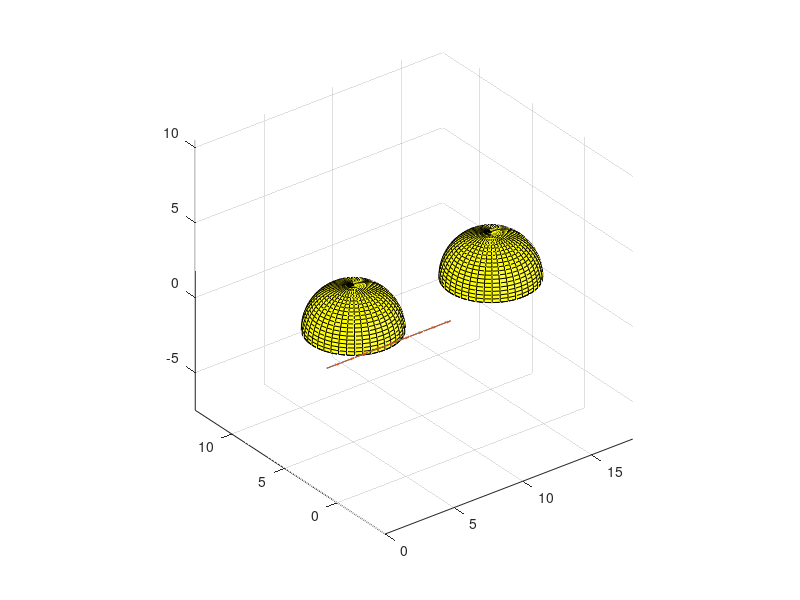

Write MATLAB code to recreate this figure. (Note: this script raises an error after producing the figure.)
domeRadius = 3
[x,y,z] = sphere(40);
xEast  = domeRadius * x +5;
yNorth = domeRadius * y +5;
zUp    = domeRadius * z;
zUp(zUp < 0) = 0;
figure('Renderer','opengl')
surf(xEast, yNorth, zUp,'FaceColor','yellow','FaceAlpha',0.8)
axis equal
hold on
xEast  = domeRadius * x +15;
yNorth = domeRadius * y +5;
surf(xEast, yNorth, zUp,'FaceColor','yellow','FaceAlpha',0.8)
hold on

% [X,Y,Z] = sphere(10);
% [U,V,W] = surfnorm(X,Y,Z);
% quiver3(X,Y,Z,U,V,W,0)
% axis equal

%predicted human trajectory 
x_human = 0:1:9;
y_human = ones(1,10);
z_human = ones(1,10);
plot3(x_human, y_human, z_human)
quiver3(x_human(1:9), y_human(1:9), z_human(1:9), x_human(2:10)-x_human(1:9), ...
    y_human(2:10)-y_human(1:9), z_human(2:10)-z_human(1:9), 0)
hold on

dims = size(trajs)
for i = 1:1:dims(1)
    X = trajs(i, :, 1);
    X = X(:);
    Y = trajs(i, :, 2);
    Y = Y(:);
    Z = trajs(i, :, 3);
    Z = Z(:);
    plot3(X, Y, Z);
    text(X(end), Y(end), Z(end), string(i))
    hold on
end

